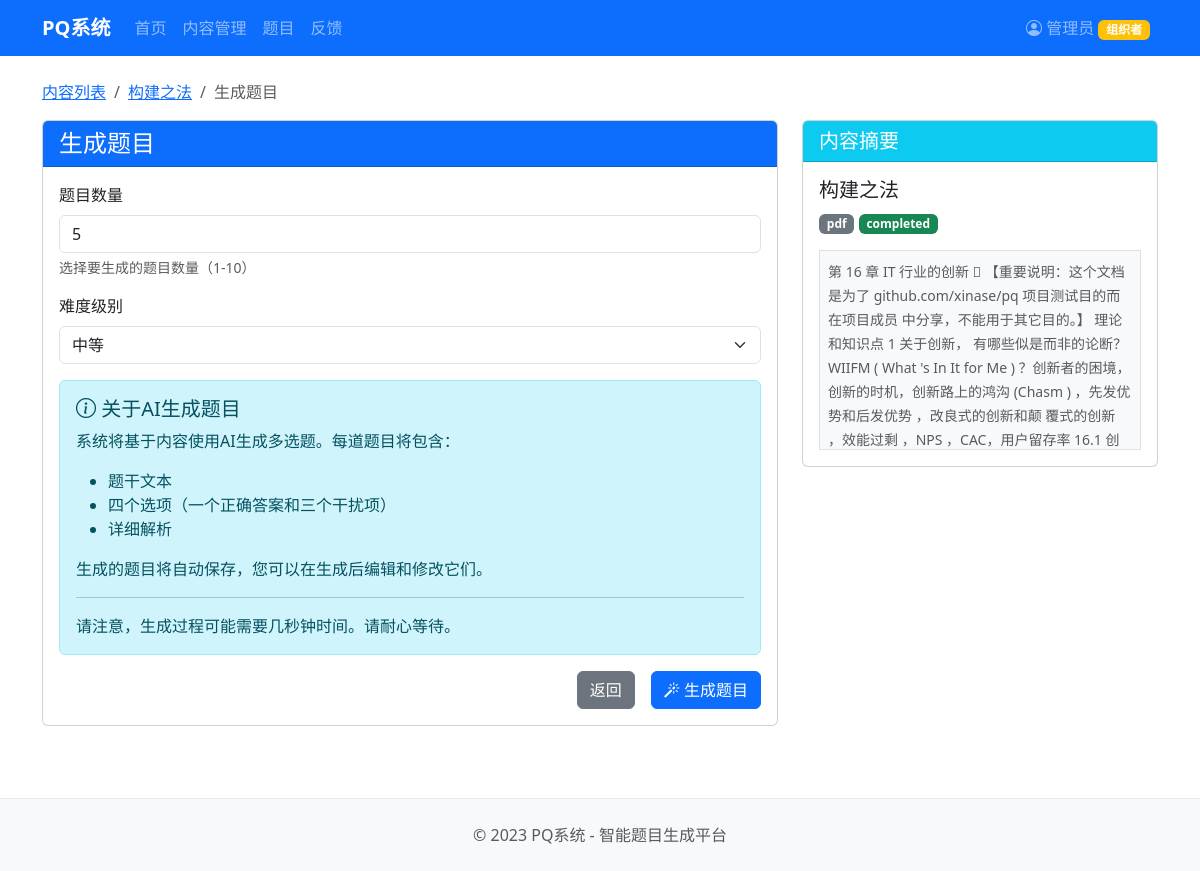
The app's page /questions/generate/24 with its own data.
### app/models/content.py (models this page shows, shortened)
class Content(db.Model):
    id = db.Column(db.Integer, primary_key=True)
    title = db.Column(db.String(100), nullable=False)
    description = db.Column(db.Text)
    creator_id = db.Column(db.Integer, db.ForeignKey('user.id'), nullable=False)
    content_type = db.Column(db.String(20), nullable=False)  # 'text', 'ppt', 'pdf', 'audio', 'video'
    original_filename = db.Column(db.String(100))
    file_path = db.Column(db.String(255))
    processed_text = db.Column(db.Text)  # 处理后的文本内容
    processing_status = db.Column(db.String(20), default='pending')  # 'pending', 'processing', 'completed', 'failed'
    processing_error = db.Column(db.Text)  # 处理过程中的错误信息
    created_at = db.Column(db.DateTime, default=datetime.utcnow)
    updated_at = db.Column(db.DateTime, default=datetime.utcnow, onupdate=datetime.utcnow)
    questions = db.relationship('Question', backref='content', lazy='dynamic')
    quizzes = db.relationship('Quiz', backref='content', lazy='dynamic')

### app/routes/questions.py (the view, shortened to what this page needs)
@questions_bp.route('/generate/<int:content_id>', methods=['GET', 'POST'])
def generate(content_id):
    content = Content.query.get_or_404(content_id)
    if content.processing_status != 'completed':
        flash('内容尚未处理完成，无法生成问题。', 'warning')
        return redirect(url_for('content.view', id=content_id))
    return render_template('questions/generate.html', content=content)

### main.py (called while the page is built)
@app.before_request
def check_auto_login():
    g.auto_login_done = session.get('auto_login_done', False)

### app/templates/questions/generate.html (shortened to what this page needs)
{% extends 'base.html' %}
{% block content %}
<div class="container mt-4">
    <nav aria-label="breadcrumb">
        <ol class="breadcrumb">
            <li class="breadcrumb-item"><a href="{{ url_for('content.index') }}">内容列表</a></li>
            <li class="breadcrumb-item"><a href="{{ url_for('content.view', id=content.id) }}">{{ content.title }}</a></li>
            <li class="breadcrumb-item active">生成题目</li>
        </ol>
    </nav>
    <div class="row">
        <div class="col-md-8">
            <div class="card mb-4">
                <div class="card-header bg-primary text-white">
                    <h4 class="mb-0">生成题目</h4>
                </div>
                <div class="card-body">
                    <form method="POST" action="{{ url_for('questions.generate', content_id=content.id) }}">
                        <div class="mb-3">
                            <label for="num_questions" class="form-label">题目数量</label>
                            <input type="number" class="form-control" id="num_questions" name="num_questions"
                                min="1" max="10" value="5" required>
                            <div class="form-text">选择要生成的题目数量（1-10）</div>
                        </div>
                        <div class="mb-3">
                            <label for="difficulty" class="form-label">难度级别</label>
                            <select class="form-select" id="difficulty" name="difficulty" required>
                                <option value="medium" selected>中等</option>
                            </select>
                        </div>
                        <div class="alert alert-info">
                            <h5 class="alert-heading"><i class="bi bi-info-circle"></i> 关于AI生成题目</h5>
                            <p>系统将基于内容使用AI生成多选题。每道题目将包含：</p>
                            <ul>
                                <li>题干文本</li>
                                <li>四个选项（一个正确答案和三个干扰项）</li>
                                <li>详细解析</li>
                            </ul>
                            <p>生成的题目将自动保存，您可以在生成后编辑和修改它们。</p>
                            <hr>
                            <p class="mb-0">请注意，生成过程可能需要几秒钟时间。请耐心等待。</p>
                        </div>
                        <div class="d-grid gap-2 d-md-flex justify-content-md-end">
                            <a href="{{ url_for('content.view', id=content.id) }}" class="btn btn-secondary me-md-2">返回</a>
                            <button type="submit" class="btn btn-primary">
                                <i class="bi bi-magic"></i> 生成题目
                            </button>
                        </div>
                    </form>
                </div>
            </div>
        </div>
        <div class="col-md-4">
            <div class="card">
                <div class="card-header bg-info text-white">
                    <h5 class="mb-0">内容摘要</h5>
                </div>
                <div class="card-body">
                    <h5>{{ content.title }}</h5>
                    <p>
                        <span class="badge bg-secondary">{{ content.content_type }}</span>
                        <span class="badge bg-success">{{ content.processing_status }}</span>
                    </p>
                    <div class="border p-2 bg-light" style="max-height: 200px; overflow-y: auto;">
                        <small class="text-muted">{{ content.processed_text|truncate(500) }}</small>
                    </div>
                </div>
            </div>
        </div>
    </div>
</div>
{% endblock %}

### app/templates/base.html (style rules this page uses)
body { min-height: 100vh; display: flex; flex-direction: column; }

### records on screen
Content: title "构建之法", content_type "pdf", processing_status "completed", processed_text "第 16 章 IT 行业的创新  【重要说明：这个文档是为了 github.com/xinase/pq 项目测试目的而在项目成员 中分享，不能用于其它目的。】 理论和知识点 1 关于创新， 有哪些似是而非的论断？ WIIFM ( What 's In It for Me ) ？创新者的困境， 创新的时机，创新路上的鸿沟 (Chasm ) ，先发优势和后发优势 ，改良式的创新和颠 覆式的创新 ，效能过剩 ，NPS ，CAC，用户留存率 16.1…"
